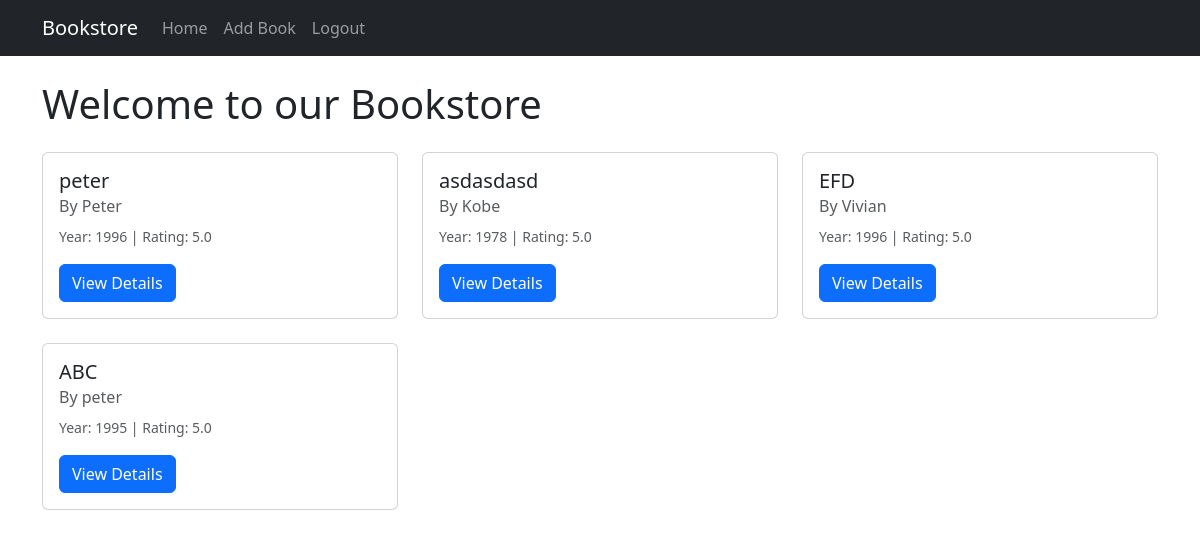
The app's page /books/ (signed in) with its own data.
### books/models.py (models this page shows, shortened)
class Book(models.Model):
    title = models.CharField(max_length=200)
    author = models.CharField(max_length=200)
    year = models.IntegerField()
    rating = models.DecimalField(max_digits=3, decimal_places=1)
    description = models.TextField()
    created_at = models.DateTimeField(auto_now_add=True)
    user = models.ForeignKey(
        User,
        on_delete=models.CASCADE,
        null=True,  # Allow null temporarily
        blank=True  # Allow blank temporarily
    )
    class Meta:
        ordering = ['-created_at']

### books/views.py (the view)
# urls.py: path('', views.index, name='index'),
def index(request):
    books = Book.objects.all()
    return render(request, "home.html", {"books": books})

### books/templates/home.html
{% extends "base.html" %} {% block body %}
<div class="container mt-4">
  <h1 class="mb-4">Welcome to our Bookstore</h1>
  <div class="row">
    {% for book in books %}
    <div class="col-md-4 mb-4">
      <div class="card h-100">
        <div class="card-body">
          <h5 class="card-title">{{ book.title }}</h5>
          <h6 class="card-subtitle mb-2 text-muted">By {{ book.author }}</h6>
          <p class="card-text">
            <small class="text-muted">
              Year: {{ book.year }} | Rating: {{ book.rating }}
            </small>
          </p>
          <a
            href="{% url 'books:book_detail' book.id %}"
            class="btn btn-primary"
            >View Details</a
          >
        </div>
      </div>
    </div>
    {% empty %}
    <div class="col">
      <p>No books available.</p>
    </div>
    {% endfor %}
  </div>
</div>
{% endblock %}

### records on screen
Book: title "peter", author "Peter", year "1996", rating "5.0"
Book: title "asdasdasd", author "Kobe", year "1978", rating "5.0"
Book: title "EFD", author "Vivian", year "1996", rating "5.0"
Book: title "ABC", author "peter", year "1995", rating "5.0"
